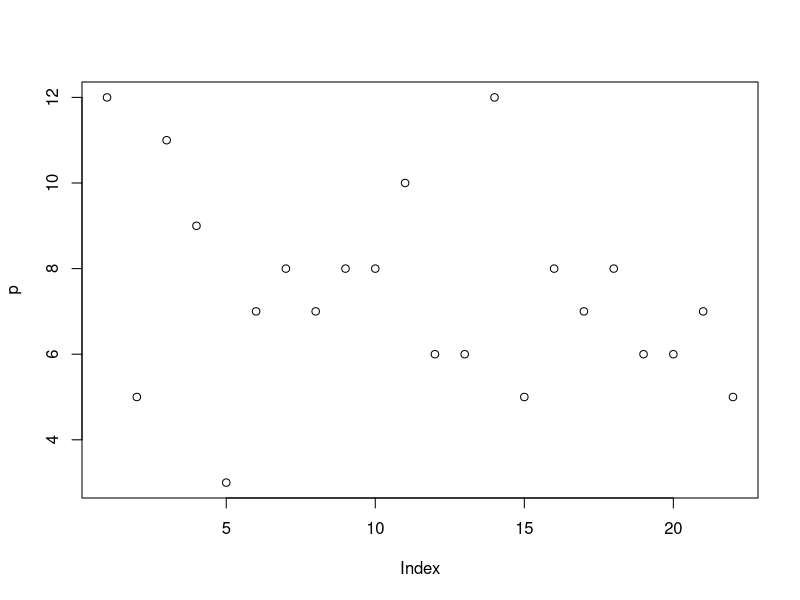

R code for this plot:
##This is a simple collection of statements in R to mess around

p <-rpois(22, 8)
p
plot(p)
print("Hello World")
print("This sucks")
